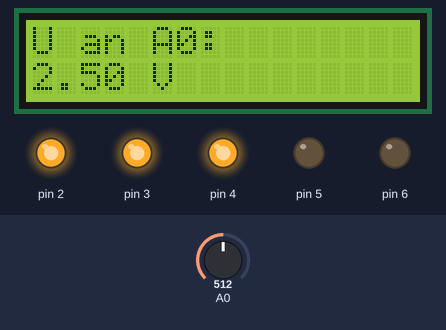
Recording of a sketch running on a simulated Arduino Uno, built with avr-gcc and run on an emulated ATmega328P. On the bench: 16×2 character LCD, output pins drawn as LEDs (lit = HIGH). Inputs (shaded band) come from the test bench; at power-on: A0 = 512. What the sketch prints to the serial monitor is not drawn.

Above: at 1.2 s.
1.3 s: A0 set to 716
At 3.2 s:
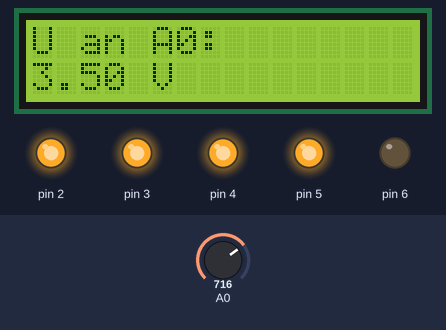
3.5 s: A0 set to 900
At 5.2 s:
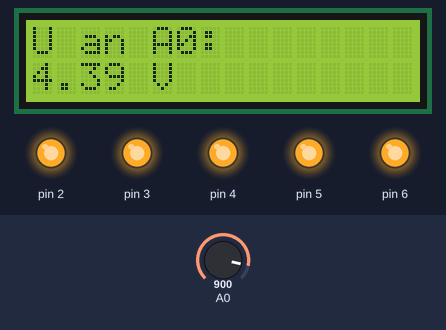
5.5 s: A0 set to 306
At 7.3 s:
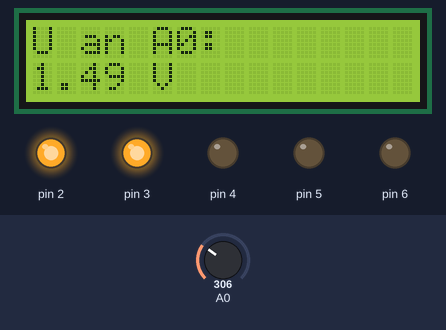
7.6 s: A0 set to 122
At 9.4 s:
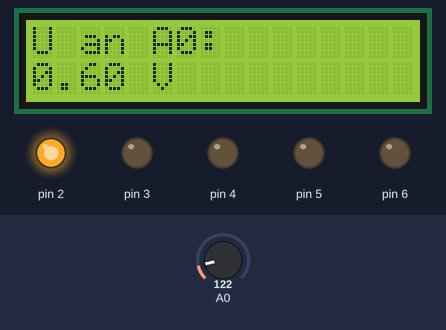
Timing chart, 0 to 10.6 s (numbered marks = the images above; inputs shaded):
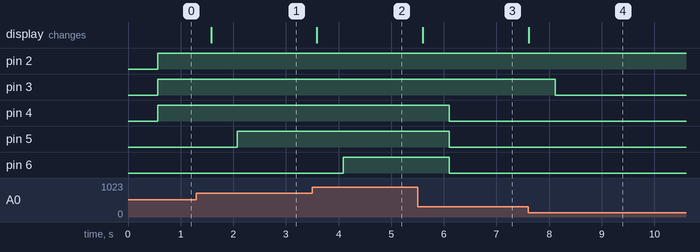

The sketch:

VoltageReaderWithLCDAndBuzzer.ino
```cpp
#include <LiquidCrystal.h>

LiquidCrystal lcd(7, 8, 9, 10, 11, 12);

float analogWert; // variable for the analog value
float voltAnzeige;

const int buzzer = 9;

void setup()
{
  pinMode(2, OUTPUT);
  pinMode(3, OUTPUT);
  pinMode(4, OUTPUT);
  pinMode(5, OUTPUT);
  pinMode(6, OUTPUT);

  Serial.begin(9600);
  lcd.clear();
  lcd.begin(16, 2);
}


void loop()
{
  analogWert = analogRead(A0);
  voltAnzeige = (analogWert/1024)*5;

  lcd.setCursor(0,0);
  lcd.print("U an A0:");
  lcd.setCursor(0,1);
  lcd.print(voltAnzeige);
  lcd.setCursor(5,1);
  lcd.print("V");

  Serial.print(voltAnzeige);
  Serial.print(" V");
  Serial.println("");
  delay(500);


  if (voltAnzeige > 0) {  digitalWrite( 2, HIGH);} else { digitalWrite(2, LOW); }
  if (voltAnzeige > 1) {  digitalWrite( 3, HIGH);} else { digitalWrite(3, LOW); }
  if (voltAnzeige > 2) {  digitalWrite( 4, HIGH);} else { digitalWrite(4, LOW); }
  if (voltAnzeige > 3) {  digitalWrite( 5, HIGH);} else { digitalWrite(5, LOW); }
  if (voltAnzeige > 4) {  digitalWrite( 6, HIGH);} else { digitalWrite(6, LOW); }

  if (voltAnzeige > 3.25 && voltAnzeige < 3.35)
  {
    tone(buzzer, 5000);
  }
}
```

Measured:
- after the input at 1.3 s, pin 5: LOW → HIGH after 0.78 s; the display: changes after 0.28 s (image 1)
- after the input at 3.5 s, pin 6: LOW → HIGH after 0.59 s; the display: changes after 0.09 s (image 2)
- after the input at 5.5 s, pin 4–6: HIGH → LOW after 0.60 s; the display: changes after 0.10 s (image 3)
- after the input at 7.6 s, pin 3: HIGH → LOW after 0.51 s; the display: changes at once (image 4)
